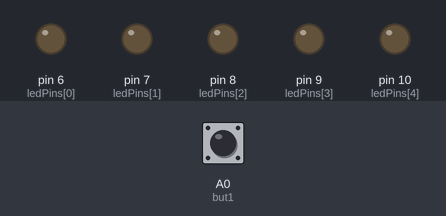
This sketch was run on a simulated Arduino Uno, built with avr-gcc and run on an emulated ATmega328P. Shown: output pins drawn as LEDs (lit = HIGH). Dashed ring = blinking. Inputs (shaded band) come from the test bench; at power-on: A0 (but1) LOW.

Above: at 1.2 s.
1.3 s: A0 (but1) pulled HIGH for 0.15 s
At 2.6 s:
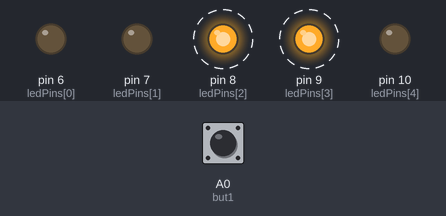
4.3 s: A0 (but1) pulled HIGH for 1 s
At 7.2 s:
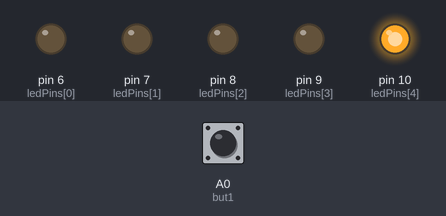
7.3 s: A0 (but1) pulled HIGH for 3.2 s
At 8.2 s:
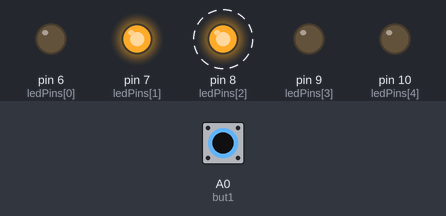
Timing chart, 0 to 12.1 s (numbered marks = the images above; inputs shaded):
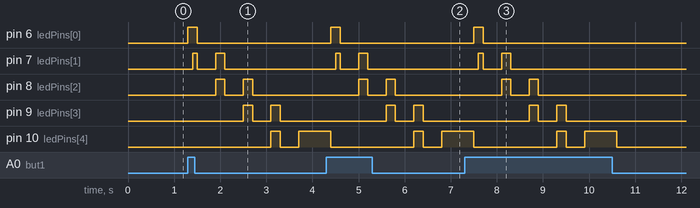

Measured:
- after the input at 1.3 s, pin 6 (ledPins[0]): LOW → HIGH at once, → LOW 0.20 s later; pin 7 (ledPins[1]): LOW → HIGH after 0.10 s, → LOW 0.10 s later, → HIGH 0.40 s later, → LOW 0.20 s later
- after the input at 4.3 s, pin 6 (ledPins[0]): LOW → HIGH after 0.10 s, → LOW 0.20 s later; pin 7 (ledPins[1]): LOW → HIGH after 0.20 s, → LOW 0.10 s later, → HIGH 0.40 s later, → LOW 0.20 s later
- after the input at 7.3 s, pin 6 (ledPins[0]): LOW → HIGH after 0.20 s, → LOW 0.20 s later; pin 7 (ledPins[1]): LOW → HIGH after 0.30 s, → LOW 0.10 s later, → HIGH 0.40 s later, → LOW 0.20 s later

The sketch:

1.ino
```cpp
int ledPins[] = { 6, 7, 8, 9, 10 };
int but1 = A0;
int ledPattern[6][5] = {
  { 1, 0, 0, 0, 0 },
  { 1, 1, 0, 0, 0 },
  { 0, 1, 1, 0, 0 },
  { 0, 0, 1, 1, 0 },
  { 0, 0, 0, 1, 1 },
  { 0, 0, 0, 0, 1 }
};

void setup() {
  pinMode(but1, INPUT);
  for (int i = 0; i < 5; i++) {
    pinMode(ledPins[i], OUTPUT);
  }
}

void loop() {
  int pinState1 = digitalRead(but1);
  if (pinState1 == HIGH) {
    state3();
  }
}

void state3() {
  digitalWrite(ledPins[0], HIGH);
  delay(100);
  for (int i = 0; i < 6; i++) {
    for (int j = 0; j < 5; j++) {
      if (ledPattern[i][j] == 1) {
        digitalWrite(ledPins[i], HIGH);
        digitalWrite(ledPins[i + 1], HIGH);
        delay(100);
      } else {
        digitalWrite(ledPins[i], LOW);
        digitalWrite(ledPins[i + 1], LOW);
        delay(100);
      }
    }
  }
  digitalWrite(ledPins[4], LOW);
}
```
